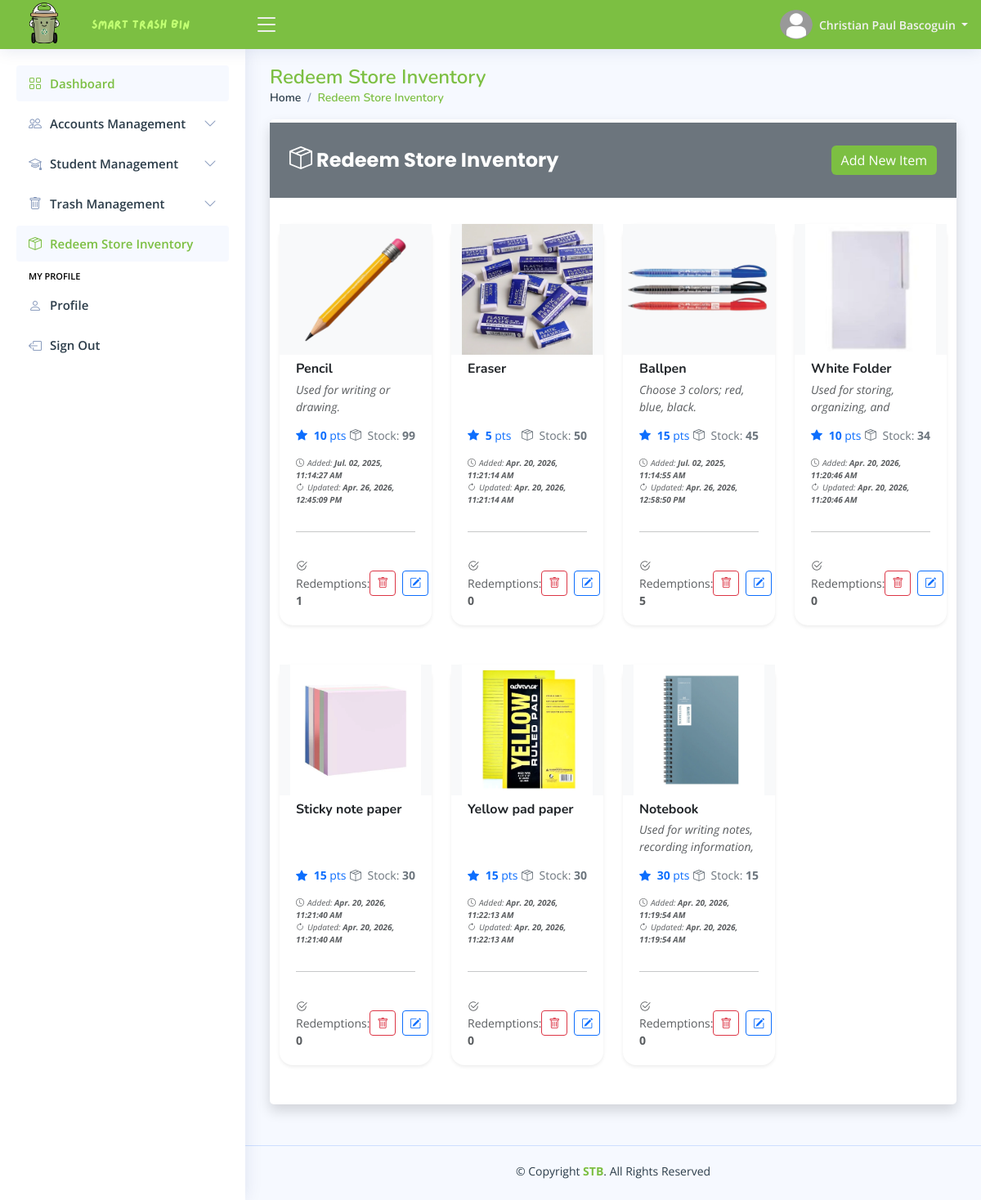
The page /pages/admin/home.php?page=store-inventory (signed in) on the database its author committed.
### tables this page shows
CREATE TABLE `admin_profile_tbl` (
  `tbl_row_id` int(11) NOT NULL,
  `admin_id` int(11) NOT NULL,
  `profile_picture` varchar(255) DEFAULT NULL,
  `date_of_birth` date DEFAULT NULL,
  `gender` enum('Male','Female','Others') DEFAULT 'Others',
  `civil_status` enum('Single','Married','Divorced','Widowed') DEFAULT 'Single',
  `address` varchar(255) NOT NULL,
  `phone_number` varchar(50) NOT NULL,
  `facebook_link` varchar(255) NOT NULL,
  `updated_at` timestamp NOT NULL DEFAULT current_timestamp() ON UPDATE current_timestamp()
);

CREATE TABLE `admin_accounts_tbl` (
  `admin_id` int(11) NOT NULL,
  `first_name` varchar(100) NOT NULL,
  `middle_name` varchar(100) DEFAULT NULL,
  `last_name` varchar(100) NOT NULL,
  `email_address` varchar(150) NOT NULL,
  `admin_password` varchar(255) NOT NULL,
  `role` enum('Administrator') DEFAULT 'Administrator',
  `reset_password_token` varchar(255) DEFAULT NULL,
  `password_token_expiry` datetime DEFAULT NULL,
  `locked_account` enum('Yes','No') DEFAULT 'No',
  `created_at` timestamp NOT NULL DEFAULT current_timestamp(),
  `updated_at` timestamp NOT NULL DEFAULT current_timestamp() ON UPDATE current_timestamp()
);

CREATE TABLE `reward_items_tbl` (
  `item_id` int(11) NOT NULL,
  `item_image` varchar(255) DEFAULT NULL,
  `item_name` varchar(255) NOT NULL,
  `item_description` text DEFAULT 'N/A',
  `item_points` int(11) NOT NULL,
  `item_stocks` int(11) NOT NULL,
  `added_at` timestamp NOT NULL DEFAULT current_timestamp(),
  `updated_at` timestamp NOT NULL DEFAULT current_timestamp() ON UPDATE current_timestamp()
);

### config/format-data.config.php (called while the page is built, shortened)
<?php
    function format_timestamp($timestamp) {
        $formatted_timestamp = date("M. d, Y, h:i:s A", strtotime($timestamp));
        return $formatted_timestamp;
    }
?>

### pages/admin/pages/store-inventory.php (the view, shortened to what this page needs)
<main class="main" id="main">
    <?php
        include_once "includes/pagetitle.php";
    ?>
    <section class="section">
        <div class="row">
            <div class="col-lg-12">
                <div class="card shadow">
                    <div class="d-flex justify-content-between align-items-center px-4 py-2 bg-secondary mb-2 mt-1">
                        <h5 class="card-title text-white custom-card-title fw-bold">
                            <i class="bi bi-box-seam fs-3"></i>
                            Redeem Store Inventory
                        </h5>
                        <a href="#" class="btn btn-primary custom-add-btn" data-bs-toggle="modal" data-bs-target="#addItemModal">
                            Add New Item
                        </a>
                    </div>
                    <div class="container-fluid my-4">
                        <div class="row g-4">
                            <?php
                            $fetch_items = $conn->prepare("SELECT
                                                                    rt.*,
                                                                    COALESCE(SUM(tt.item_quantity), 0) AS 'item_redeems'
                                                                FROM reward_items_tbl rt
                                                                LEFT JOIN transactions_tbl tt
                                                                ON rt.item_id = tt.item_redeemed AND tt.redeem_status = :redeem_status
                                                                GROUP BY rt.item_id
                                                                ORDER BY rt.item_stocks DESC
                                                            ");
                            $fetch_items->execute([":redeem_status" => "Approved"]);
                            if ($fetch_items->rowCount() > 0) {
                                while ($item_data = $fetch_items->fetch()) {
                                    $item_image = $item_data["item_image"];
                            ?>
                                    <div class="col-12 col-sm-6 col-md-4 col-lg-3 mb-4">
                                        <div class="card shadow-sm h-100 border-0 rounded-4">
                                            <div class="bg-light d-flex align-items-center justify-content-center mb-2" style="height: 160px; overflow: hidden;">
                                                <img src="<?php echo htmlspecialchars($item_file_path . $item_image); ?>" alt="Item Image" class="img-fluid object-fit-cover" style="max-height: 100%; width: auto;">
                                            </div>
                                            <div class="card-body d-flex flex-column justify-content-between">
                                                <div>
                                                    <h6 class="fw-bold text-truncate mb-1">
                                                        <?php echo htmlspecialchars($item_data["item_name"]); ?>
                                                    </h6>
                                                    <p class="text-muted small fst-italic mb-3" style="height: 40px; overflow: hidden;">
                                                        <?php echo htmlspecialchars($item_data["item_description"]); ?>
                                                    </p>
                                                    <div class="d-flex justify-content-between mb-2">
                                                        <span class="text-primary small">
                                                            <i class="bi bi-star-fill me-1"></i>
                                                            <strong><?php echo htmlspecialchars($item_data["item_points"]); ?></strong> pts
                                                        </span>
                                                        <span class="text-secondary small">
                                                            <i class="bi bi-box-seam me-1"></i>
                                                            Stock: <strong><?php echo htmlspecialchars($item_data["item_stocks"]); ?></strong>
                                                        </span>
                                                    </div>
                                                    <div class="text-muted small fst-italic mt-3" style="font-size: 10px;">
                                                        <div><i class="bi bi-clock me-1"></i>Added: <strong><?php echo htmlspecialchars(format_timestamp($item_data["added_at"])); ?></strong></div>
                                                        <div><i class="bi bi-arrow-clockwise me-1"></i>Updated: <strong><?php echo htmlspecialchars(format_timestamp($item_data["updated_at"])); ?></strong></div>
                                                    </div>
                                                </div>
                                                <hr class="my-3">
                                                <div class="d-flex justify-content-between align-items-center">
                                                    <span class="text-muted small">
                                                        <i class="bi bi-check2-circle me-1"></i>Redemptions:
                                                        <strong><?php echo htmlspecialchars($item_data["item_redeems"]); ?></strong>
                                                    </span>
                                                    <div class="d-flex gap-2">
                                                        <form action="../../process/admin/item-management.php" method="POST">
                                                            <button
                                                                type="submit"
                                                                class="btn btn-outline-danger btn-sm"
                                                                title="Delete"
                                                                onclick="return confirmDelete(event, this.form, '<?php echo htmlspecialchars($item_data['item_name']); ?>')">
                                                                <i class="bi bi-trash"></i>
                                                            </button>
                                                        </form>
                                                        <a href="#"
                                                            title="Update"
                                                            class="btn btn-outline-primary btn-sm"
                                                            data-bs-toggle="modal"
                                                            data-bs-target="#update-item-<?php echo htmlspecialchars($item_data["item_id"]); ?>">
                                                            <i class="bi bi-pencil-square"></i>
                                                        </a>
                                                    </div>
                                                </div>
                                            </div>
                                        </div>
                                    </div>
                                <?php
                                }
                            }
                            ?>
                        </div>
                    </div>
                </div>
            </div>
        </div>
    </section>
</main>

### pages/includes/header.php (shortened to what this page needs)
<header id="header" class="header fixed-top d-flex align-items-center">
    <div class="d-flex align-items-center justify-content-between">
        <a href="home.php" class="logo d-flex align-items-center gap-0">
            <img src="../../assets/global/images/stb-logo.png" alt="Website Logo">
            <img src="../../assets/global/images/stb-name.png" alt="Website Logo">
        </a>
        <i class="bi bi-list toggle-sidebar-btn"></i>
    </div>
    <nav class="header-nav ms-auto">
        <ul class="d-flex align-items-center">
            <li class="nav-item dropdown pe-3">
                <a class="nav-link nav-profile d-flex align-items-center pe-0" href="#" data-bs-toggle="dropdown">
                    <img src="<?php echo htmlspecialchars($file_path . $profile_picture); ?>" alt="Profile Picture" class="rounded-circle" width="40" height="40">
                    <span class="d-none d-md-block dropdown-toggle ps-2"> <?php echo htmlspecialchars($first_name . " " . $last_name); ?> </span>
                </a>
            </li>
        </ul>
    </nav>
</header>

### assets/main/css/styles.css (style rules this page uses)
:root { scroll-behavior: smooth; }
body { font-family: "Open Sans", sans-serif; background: #f6f9ff; color: #444444; }
a { color: #4154f1; text-decoration: none; }
h1, h2, h3, h4, h5, h6 { font-family: "Nunito", sans-serif; }
#main { margin-top: 60px; padding: 20px 30px; transition: all 0.3s; }
.card { margin-bottom: 30px; border: none; border-radius: 5px; box-shadow: 0px 0 30px rgba(1, 41, 112, 0.1); }
.card-title { padding: 20px 0 15px 0; font-size: 18px; font-weight: 500; color: #2b3c49; font-family: "Poppins", sans-serif; }
.card-body { padding: 0 20px 20px 20px; }
.logo { line-height: 1; font-size: 2rem; color: #f2f2f2; font-weight: bold; }
@media (min-width: 1200px) { .logo { width: 280px; } }
.logo img { width: auto; max-height: 70px; margin: 12px 12px 12px 0; }
.header { transition: all 0.5s; z-index: 997; height: 60px; box-shadow: 0px 2px 20px rgba(1, 41, 112, 0.1); background-color: #7CBF42; padding-left: 20px; }
.header .toggle-sidebar-btn { font-size: 32px; padding-left: 10px; cursor: pointer; color: #f2f2f2; }
.header-nav ul { list-style: none; }
.header-nav>ul { margin: 0; padding: 0; }
.header-nav .nav-profile { color: #f2f2f2; }
.header-nav .nav-profile img { max-height: 36px; }
.header-nav .nav-profile span { font-size: 14px; font-weight: 600; }
@media (min-width: 1200px) { #main, #footer { margin-left: 300px; } }

### pages/admin/home.php (style rules this page uses)
.custom-add-btn, .custom-save-btn { background-color: #7CBF42; border: none; }
.custom-card-title { font-size: 24px; }

### rows shown on the page
admin_profile_tbl: admin.last_name "Christian Paul Bascoguin"
reward_items_tbl: item_image (picture), item_name "Pencil", item_description "Used for writing or drawing.", item_points "10", item_stocks "99", added_at "Jul. 02, 2025, 11:14:27 AM", updated_at "Apr. 26, 2026, 12:45:09 PM", item_redeems "1"
reward_items_tbl: item_image (picture), item_name "Eraser", item_points "5", item_stocks "50", added_at "Apr. 20, 2026, 11:21:14 AM", updated_at "Apr. 20, 2026, 11:21:14 AM", item_redeems "0"
reward_items_tbl: item_image (picture), item_name "Ballpen", item_description "Choose 3 colors; red, blue, black.", item_points "15", item_stocks "45", added_at "Jul. 02, 2025, 11:14:55 AM", updated_at "Apr. 26, 2026, 12:58:50 PM", item_redeems "5"
reward_items_tbl: item_image (picture), item_name "White Folder", item_description "Used for storing, organizing, and…", item_points "10", item_stocks "34", added_at "Apr. 20, 2026, 11:20:46 AM", updated_at "Apr. 20, 2026, 11:20:46 AM", item_redeems "0"
reward_items_tbl: item_image (picture), item_name "Sticky note paper", item_points "15", item_stocks "30", added_at "Apr. 20, 2026, 11:21:40 AM", updated_at "Apr. 20, 2026, 11:21:40 AM", item_redeems "0"
reward_items_tbl: item_image (picture), item_name "Yellow pad paper", item_points "15", item_stocks "30", added_at "Apr. 20, 2026, 11:22:13 AM", updated_at "Apr. 20, 2026, 11:22:13 AM", item_redeems "0"
reward_items_tbl: item_image (picture), item_name "Notebook", item_description "Used for writing notes, recording information,…", item_points "30", item_stocks "15", added_at "Apr. 20, 2026, 11:19:54 AM", updated_at "Apr. 20, 2026, 11:19:54 AM", item_redeems "0"

### other values the page prints
$page_titles[$page_name] "Redeem Store Inventory"
